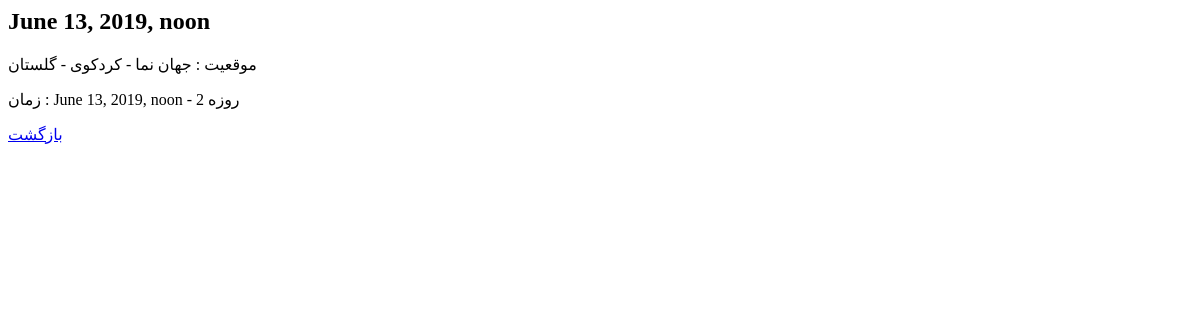
Page /event/1/ on the earlier database version.
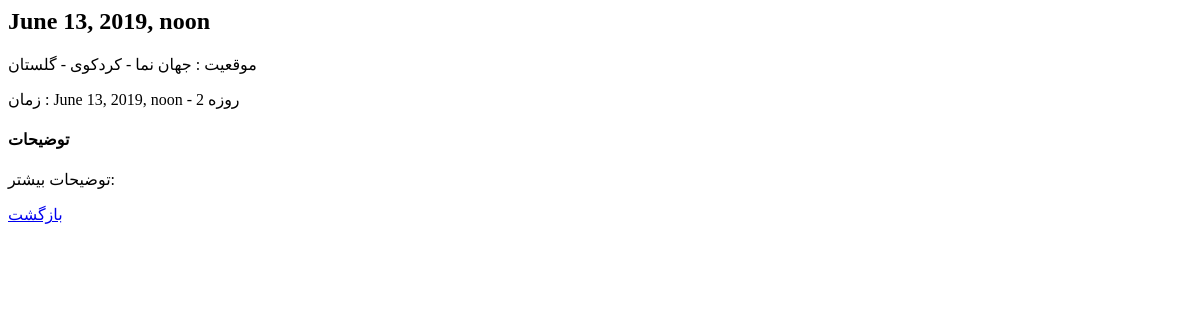
Same page on the later database version.
### event/models.py (models this page shows, shortened)
class Event(models.Model):
    name = models.CharField(max_length=200, verbose_name='نام رویداد')
    location = models.CharField(max_length=200, verbose_name='مکان')
    date = models.DateTimeField(verbose_name='زمان')
    duration = models.IntegerField(verbose_name='مدت', default=1)
    price = models.CharField(max_length=100, default='رایگان', verbose_name='هزینه ثبت نام')
    desc = models.TextField(verbose_name='توضیحات بیشتر', blank=True)
    created = models.DateTimeField(auto_now_add=timezone.now, editable=False, verbose_name='زمان ثبت')
    last_modified = models.DateTimeField(auto_now=timezone.now, verbose_name='آخرین تغییر')
    class Meta:
        ordering = ('date',)

### event/views.py (the view)
# urls.py: path('<int:pk>/', views.DetailView.as_view(), name='detail'),
class DetailView(generic.DetailView):
    template_name = 'ers/detail.html'
    model = models.Event

### event/templates/ers/detail.html
{% if event %}
    <p>
        <h2>
            {{ event.date }}
        </h2>
        <p>
        موقعیت : {{ event.location }}
        </p>
        <p>
            زمان : {{ event.date }} - {{ event.duration }} روزه
        </p>
        {% if event.desc %}
            <p>
                <h4>
                    توضیحات
                </h4>
                {{ event.desc}}
            </p>
        {% endif %}
    </p>
{% else %}
    <p>
        not Event found
    </p>
{% endif %}
<a href="{% url 'event:index' %}">بازگشت</a>

Differences in the rows shown:
changed Event "جهان نما - کردکوی - گلستان": desc (not shown) → "توضیحات بیشتر:"
Other differences:
text now shown: "توضیحات"
